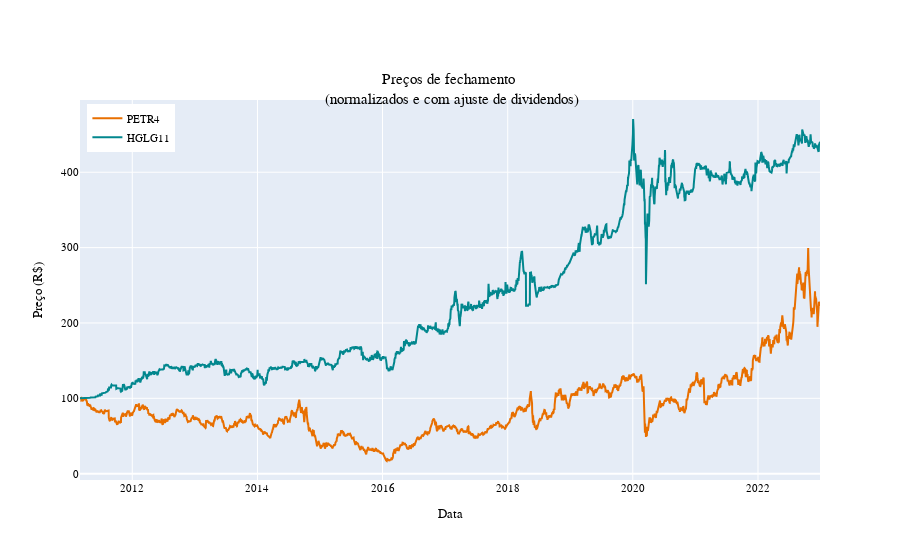

Source (notebook cell):
### Code cell
fig = go.Figure()
fig.add_trace(
    go.Scatter(
        x=petr_precos["data"],
        y=petr_precos["preco_aj_normalizado"],
        mode="lines",
        name="PETR4",
        line=dict(color="#e86f00"),
    )
)
fig.add_trace(
    go.Scatter(
        x=hglg_precos["data"],
        y=hglg_precos["preco_aj_normalizado"],
        mode="lines",
        name="HGLG11",
        line=dict(color="#02878e"),
        
    )
)
fig.update_layout(
    font=dict(family="Fira Code", size=11, color="black"),
    title="Preços de fechamento <br> (normalizados e com ajuste de dividendos)",
    title_x=0.5,
    title_y=0.85,
    xaxis_title="Data",
    yaxis_title="Preço (R$)",
    legend=dict(yanchor="top", y=0.99, xanchor="left", x=0.01),
)
fig.show()

### Figure 1 — Plotly figure (JSON) as saved in the notebook; plotly's stock layout.template omitted (floating-point values rounded to 4 significant figures; data arrays with more than 128 entries replaced by an {"elided": "..."} marker saying what was removed)
{"data": [{"line": {"color": "#e86f00"}, "mode": "lines", "name": "PETR4", "type": "scatter", "x": {"elided": "2937 str values"}, "y": {"elided": "2937 float values"}}, {"line": {"color": "#02878e"}, "mode": "lines", "name": "HGLG11", "type": "scatter", "x": {"elided": "2937 str values"}, "y": {"elided": "2937 float values"}}], "layout": {"font": {"color": "black", "family": "Fira Code", "size": 11}, "legend": {"x": 0.01, "xanchor": "left", "y": 0.99, "yanchor": "top"}, "title": {"text": "Preços de fechamento <br> (normalizados e com ajuste de dividendos)", "x": 0.5, "y": 0.85}, "xaxis": {"title": {"text": "Data"}}, "yaxis": {"title": {"text": "Preço (R$)"}}}}
